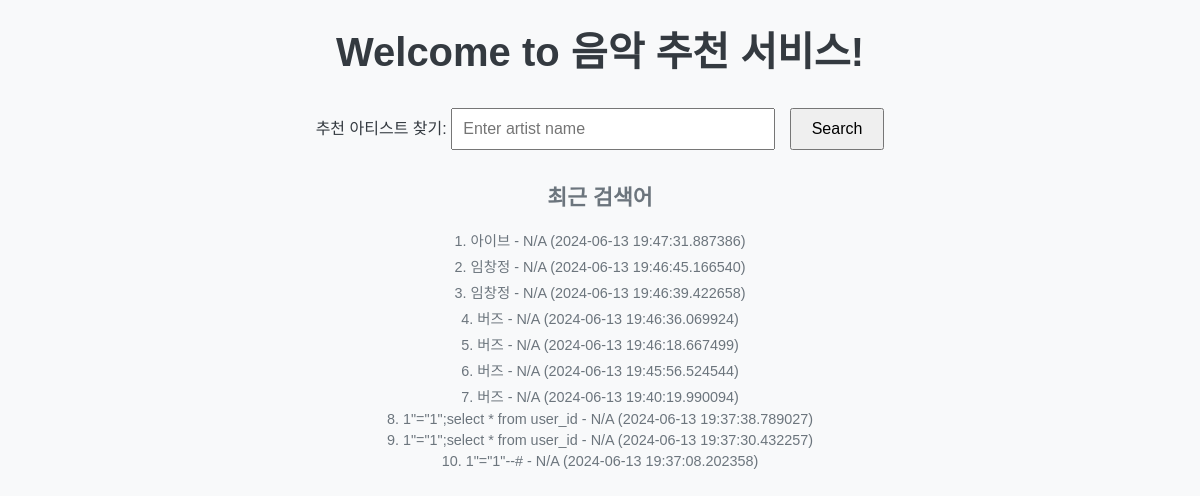
Before: / with the older database file.
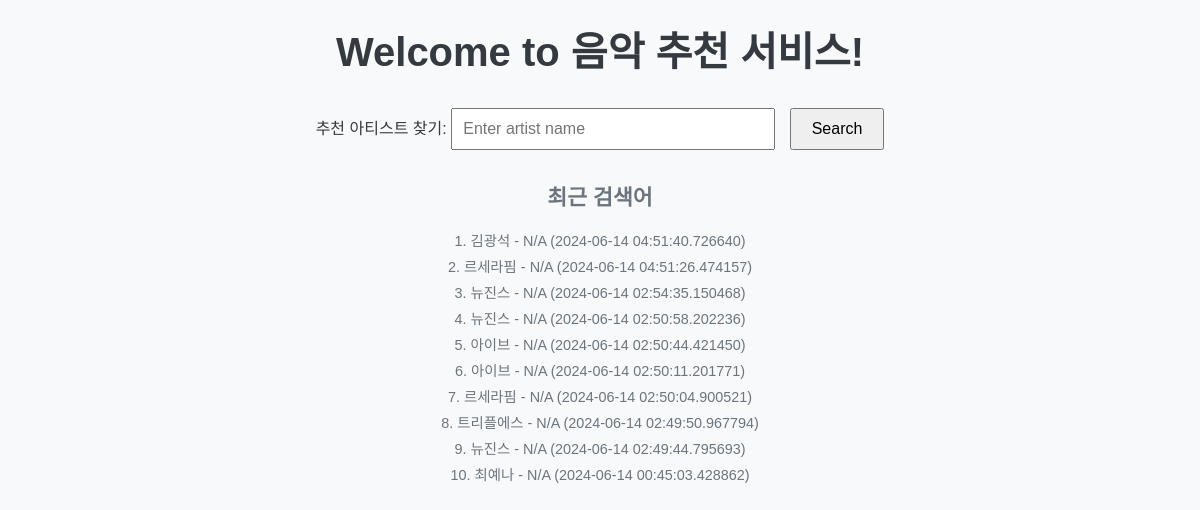
After: the same page with the newer database file.
### main.py (models this page shows)
class SearchHistory(Base):
    __tablename__ = "search_history"
    id = Column(Integer, primary_key=True, index=True)
    user_id = Column(String, index=True)
    artist_name = Column(String, index=True)
    track_name = Column(String, index=True, nullable=True)
    timestamp = Column(DateTime, default=datetime.utcnow)

### main.py (the view)
@app.get("/", response_class=HTMLResponse)
async def root(request: Request, db: Session = Depends(get_db)):
    recent_searches = db.query(SearchHistory).order_by(desc(SearchHistory.timestamp)).limit(10).all()
    return templates.TemplateResponse("index.html", {
        "request": request,
        "recent_searches": recent_searches
    })

### templates/index.html (shortened to what this page needs)
<!DOCTYPE html>
<html>
<head>
</head>
<body>
    <div class="container">
        <h1>Welcome to 음악 추천 서비스!</h1>
        <div class="search-container">
            <form action="/artist_info" method="get">
                <label for="artist_name" class="sr-only">추천 아티스트 찾기:</label>
                <input type="text" id="artist_name" name="artist_name" placeholder="Enter artist name">
                <button type="submit">Search</button>
            </form>
        </div>
        <div class="recent-searches">
            <h2>최근 검색어</h2>
            <ul>
                {% for search in recent_searches %}
                <li>{{ loop.index }}. {{ search.artist_name }} - {{ search.track_name if search.track_name else "N/A" }} ({{ search.timestamp }})</li>
                {% endfor %}
            </ul>
        </div>
    </div>
</body>
</html>

Changed rows visible on the page:
no longer on this page (row unchanged): SearchHistory: artist_name "아이브", track_name "N/A", timestamp "2024-06-13 19:47:31.887386"
no longer on this page (row unchanged): SearchHistory: artist_name "임창정", track_name "N/A", timestamp "2024-06-13 19:46:45.166540"
no longer on this page (row unchanged): SearchHistory: artist_name "임창정", track_name "N/A", timestamp "2024-06-13 19:46:39.422658"
no longer on this page (row unchanged): SearchHistory: artist_name "버즈", track_name "N/A", timestamp "2024-06-13 19:46:36.069924"
no longer on this page (row unchanged): SearchHistory: artist_name "버즈", track_name "N/A", timestamp "2024-06-13 19:46:18.667499"
no longer on this page (row unchanged): SearchHistory: artist_name "버즈", track_name "N/A", timestamp "2024-06-13 19:45:56.524544"
no longer on this page (row unchanged): SearchHistory: artist_name "버즈", track_name "N/A", timestamp "2024-06-13 19:40:19.990094"
no longer on this page (row unchanged): SearchHistory: artist_name "1\"=\"1\";select * from user_id", track_name "N/A", timestamp "2024-06-13 19:37:38.789027"
no longer on this page (row unchanged): SearchHistory: artist_name "1\"=\"1\";select * from user_id", track_name "N/A", timestamp "2024-06-13 19:37:30.432257"
no longer on this page (row unchanged): SearchHistory: artist_name "1\"=\"1\"--#", track_name "N/A", timestamp "2024-06-13 19:37:08.202358"
added SearchHistory: artist_name "김광석", track_name "N/A", timestamp "2024-06-14 04:51:40.726640"
added SearchHistory: artist_name "르세라핌", track_name "N/A", timestamp "2024-06-14 04:51:26.474157"
added SearchHistory: artist_name "뉴진스", track_name "N/A", timestamp "2024-06-14 02:54:35.150468"
added SearchHistory: artist_name "뉴진스", track_name "N/A", timestamp "2024-06-14 02:50:58.202236"
added SearchHistory: artist_name "아이브", track_name "N/A", timestamp "2024-06-14 02:50:44.421450"
added SearchHistory: artist_name "아이브", track_name "N/A", timestamp "2024-06-14 02:50:11.201771"
added SearchHistory: artist_name "르세라핌", track_name "N/A", timestamp "2024-06-14 02:50:04.900521"
added SearchHistory: artist_name "트리플에스", track_name "N/A", timestamp "2024-06-14 02:49:50.967794"
added SearchHistory: artist_name "뉴진스", track_name "N/A", timestamp "2024-06-14 02:49:44.795693"
added SearchHistory: artist_name "최예나", track_name "N/A", timestamp "2024-06-14 00:45:03.428862"
